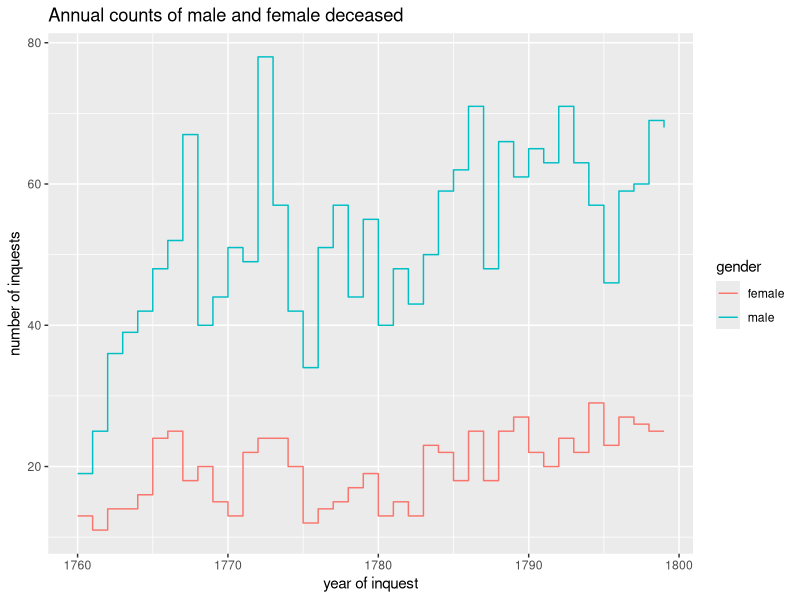
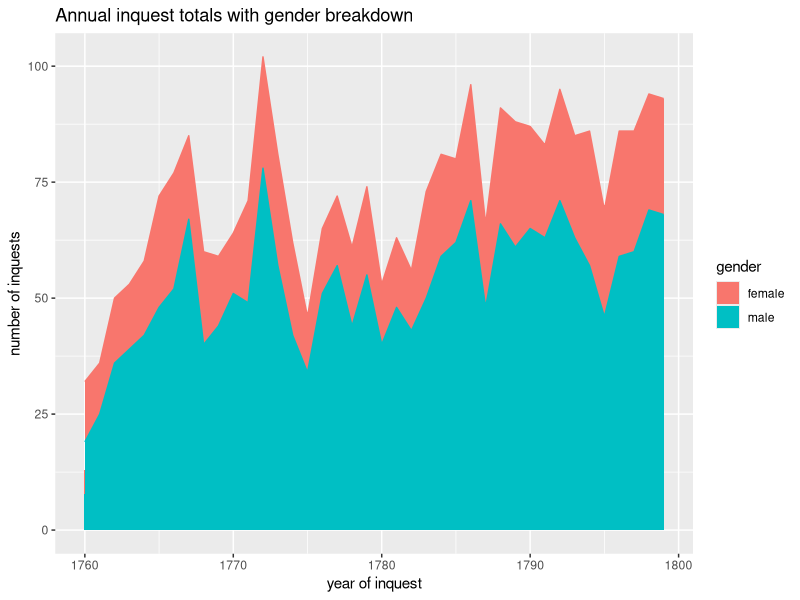
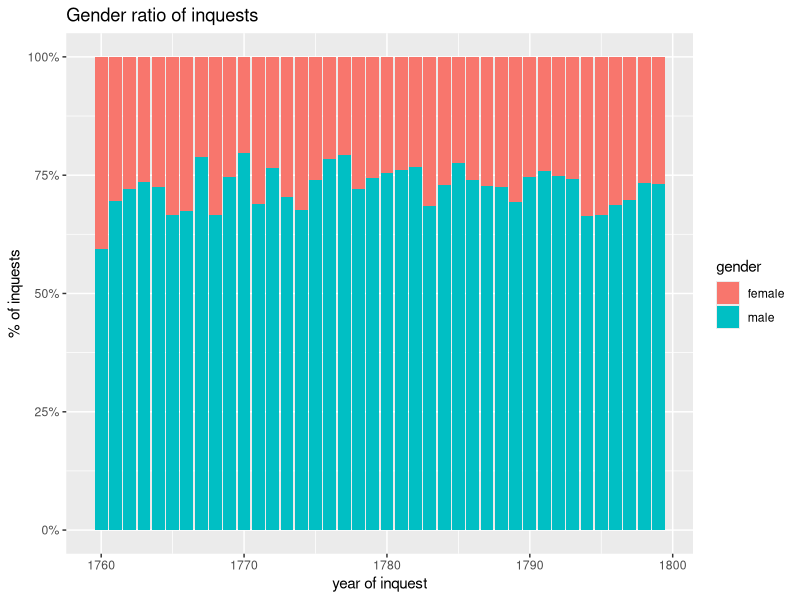
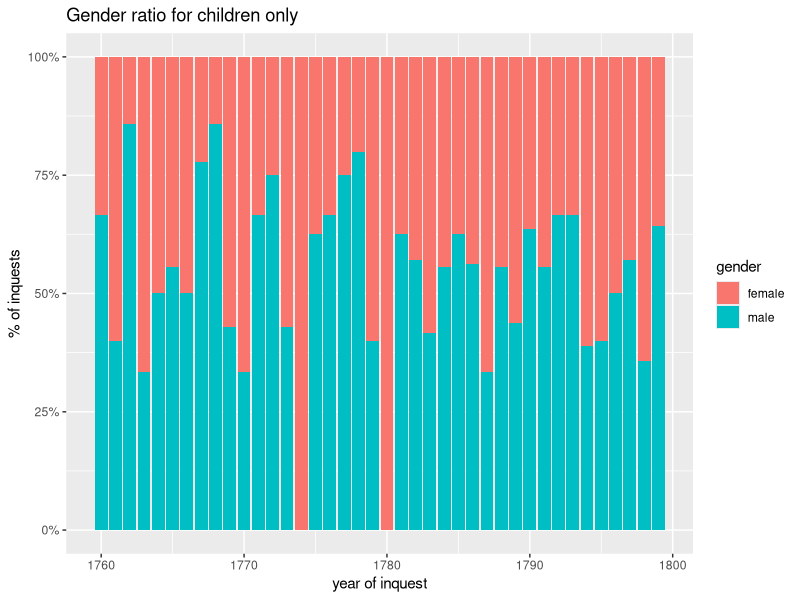
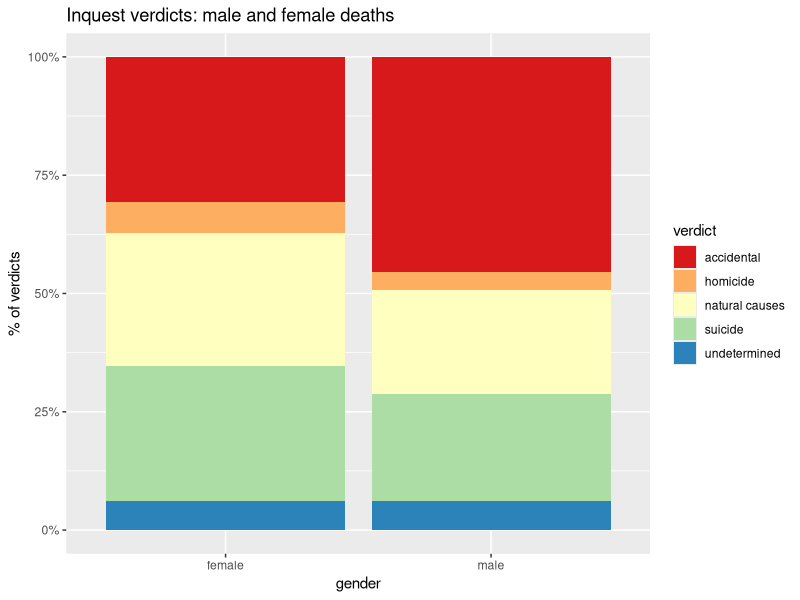
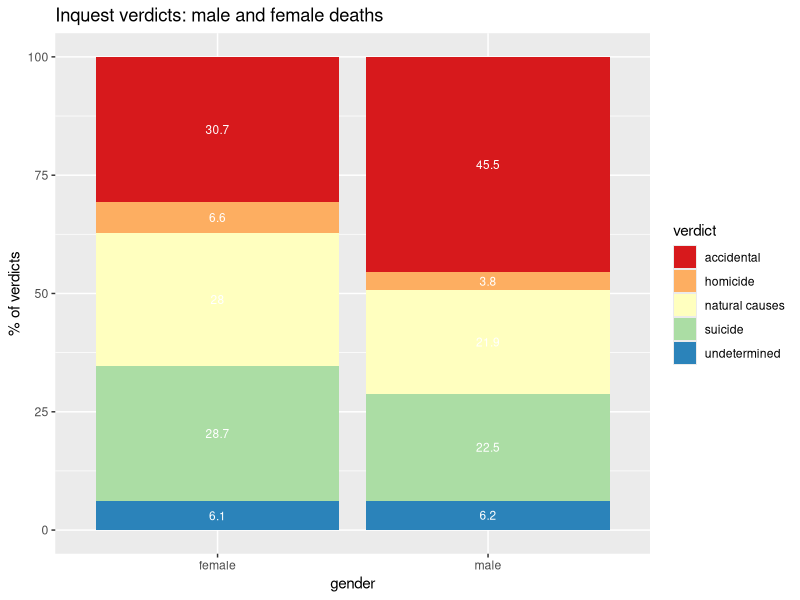
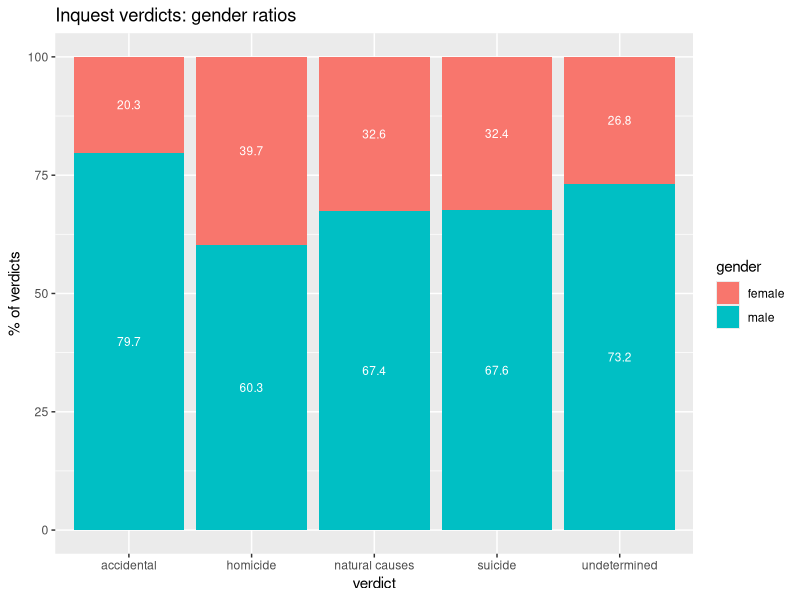

Here is the R script that generated these plots, in order:
## ---- chunk 1
# packages
library(dplyr)
library(ggplot2)
library(scales)

## ---- chunk 2
# westminster coroners inquests data (2894 inquests)

wacwic <- read.table("data/wa_coroners_inquests_v1-1.tsv",
                   header=TRUE,
                   sep="\t")

# add a simplified verdicts column
# why doesn't ifelse(grepl("suicide",verdict), "suicide", verdict) work properly ??
wacwic <- wacwic %>% 
  mutate(verdict2 = ifelse(grepl('suicide',verdict), "suicide", 
                      ifelse(verdict == 'accidental', 'accidental',
                        ifelse(verdict == 'homicide', 'homicide',
                          ifelse(verdict == 'natural causes', 'natural causes',
                            ifelse(verdict =='undetermined', 'undetermined', '-')
                              )
                             )
                           )
                         )
                       )

# this ought to work but gives verdict as a number instead of the text value!!!
wacwic <- wacwic %>%
  mutate(verdict_grr =  ifelse(grepl("suicide",verdict), "suicide", verdict) )


# add doc year from doc date (a different way of adding a column)
# not sure if this actually needs as.numeric() to make it an integer...
wacwic$doc_year <- as.numeric(substring(wacwic$doc_date,0,4))


# create a new table filtering out unknown/mixed gender and a random inquest date before 1760 (2891). A very small handful of these may refer to more than one person (of the same gender) - I need to look this up.
wacwic_gender_1760 <-
  wacwic %>%
    filter((gender == "m" | gender=="f") & doc_year > 1759)

# children only (361)
wacwic_gender_1760_children <-
  wacwic_gender_1760 %>%
    filter(grepl("child",deceased_additional_info))

## ---- chunk 3
# simple aggregation using group_by and summarise, gender x year 
wacwic_gender_year <-
  wacwic_gender_1760 %>%
    select(doc_year, gender) %>%
    group_by(doc_year, gender) %>%
    summarise(n_year = n())

#same for children
wacwic_gender_year_children <-
  wacwic_gender_1760_children %>%
    select(doc_year, gender) %>%
    group_by(doc_year, gender) %>%
    summarise(n_year = n())
## ---- chunk 4

# inquests per year by gender, as a step chart (this *doesn't* stack)
ggplot(wacwic_gender_year, 
      aes(x=doc_year, y=n_year, group=gender, colour=gender) ) + 
      geom_step()  +
      labs(y="number of inquests", x="year of inquest", title="Annual counts of male and female deceased")  +
      scale_colour_discrete(labels=c("f"="female", "m"="male"))

## ---- chunk 5

# inquests per year by gender, as a stacked area chart

ggplot(wacwic_gender_year, aes(doc_year, n_year, group=gender, colour=gender, fill=gender)) +
  geom_area() +
      labs(y="number of inquests", x="year of inquest", title="Annual inquest totals with gender breakdown") +
      scale_fill_discrete(labels=c("f"="female", "m"="male")) +
      scale_colour_discrete(guide="none") #why???!!!
 
## ---- chunk 6
# turn it into a proportional stacked bar chart (by adding position=fill)

ggplot(wacwic_gender_year, aes(x=doc_year, y=n_year, fill=gender) ) + 
    geom_bar(stat="identity", position="fill") +
    scale_y_continuous(labels = percent_format()) +
    labs(y="% of inquests", x="year of inquest", title="Gender ratio of inquests") +
    scale_fill_discrete(labels=c("f"="female", "m"="male"))
## ---- chunk 7
# proportional stacked bar chart for children only

ggplot(wacwic_gender_year_children, aes(x=doc_year, y=n_year, fill=gender) ) + 
    geom_bar(stat="identity", position="fill") +
    scale_y_continuous(labels = percent_format()) +
    labs(y="% of inquests", x="year of inquest", title="Gender ratio for children only") +
    scale_fill_discrete(labels=c("f"="female", "m"="male"))
## ---- chunk 8
# simple aggregation gender x verdict (filter out an unknown verdict)
wacwic_gender_verdict1 <-
  wacwic_gender_1760 %>% 
        filter(verdict2 !='-') %>%
         select(gender, verdict2) %>% 
         group_by(gender, verdict2) %>% 
         summarise(n_v = n()) 

#stacked proportional bar chart compares verdicts for men and women
  ggplot(data=wacwic_gender_verdict1, aes(x=gender, y=n_v)) +  
      geom_bar(stat='identity',position='fill', aes(fill=verdict2)) +
      scale_y_continuous(labels = percent_format())  +
      scale_fill_brewer(palette="Spectral") +
      labs(fill="verdict", y="% of verdicts", title="Inquest verdicts: male and female deaths") +
    scale_x_discrete(labels=c("f"="female", "m"="male"))
## ---- chunk 9
# more complex aggregation with calculation of percentages to make text labels which facilitate more precise comparisons

wacwic_gender_verdict2 <-
  wacwic_gender_1760 %>% 
        filter(verdict2 !='-') %>%
        select(gender, verdict2) %>% 
         group_by(gender, verdict2) %>% 
         dplyr::mutate(n_gv = n()) %>%
         group_by(gender) %>%         
         dplyr::mutate(n_g = n()) %>% 
         group_by(gender, verdict2, n_gv, n_g) %>%
         dplyr::summarise() %>%         
         dplyr::mutate(pc_gv = n_gv/n_g*100)

ggplot(wacwic_gender_verdict2, 
    aes(x=gender, y=pc_gv, fill=verdict2, label=round(pc_gv,1) )) + 
    geom_bar(stat='identity') +   
    geom_text(position=position_stack(vjust=0.5), colour = "white", size=3) +  
    labs(y="% of verdicts", fill="verdict", title="Inquest verdicts: male and female deaths")  +
    scale_fill_brewer(palette="Spectral") +
    scale_x_discrete(labels=c("f"="female", "m"="male"))


## ---- chunk 10
#flip it around to compare m/f proportions for each type of verdict

wacwic_gender_verdict3 <-
  wacwic_gender_1760 %>% 
        filter(verdict2 !='-') %>%
        select(gender, verdict2) %>% 
         group_by(gender, verdict2) %>% 
         dplyr::mutate(n_gv = n()) %>%
         group_by(verdict2) %>%         
         dplyr::mutate(n_v = n()) %>% 
         group_by(gender, verdict2, n_gv, n_v) %>%
         dplyr::summarise() %>%         
         dplyr::mutate(pc_gv = n_gv/n_v*100)

ggplot(wacwic_gender_verdict3, 
    aes(x=verdict2, y=pc_gv, fill=gender, label=round(pc_gv, 1) )) + 
    geom_bar(stat='identity') +   
    geom_text(position=position_stack(vjust=0.5), colour = "white", size=3) +  
    labs(y="% of verdicts", fill="gender", x="verdict", title="Inquest verdicts: gender ratios") +
    scale_fill_discrete(labels=c("f"="female", "m"="male"))


